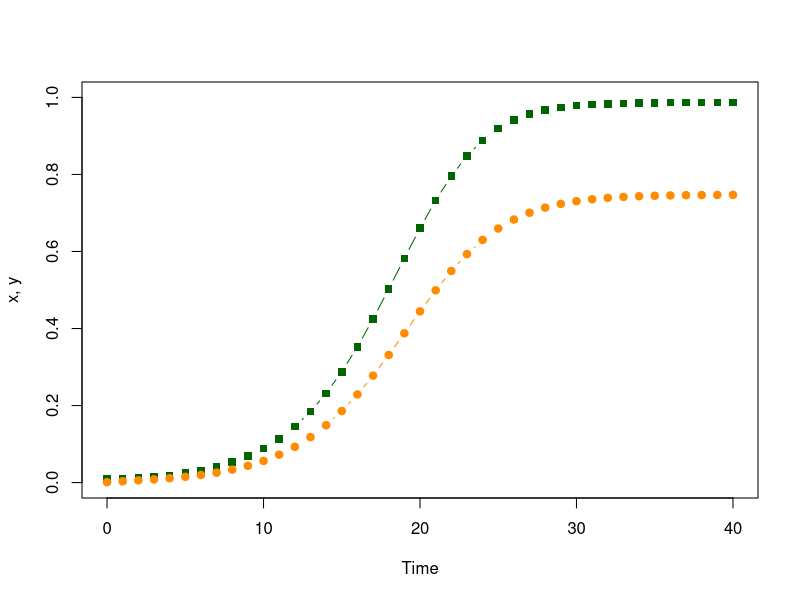
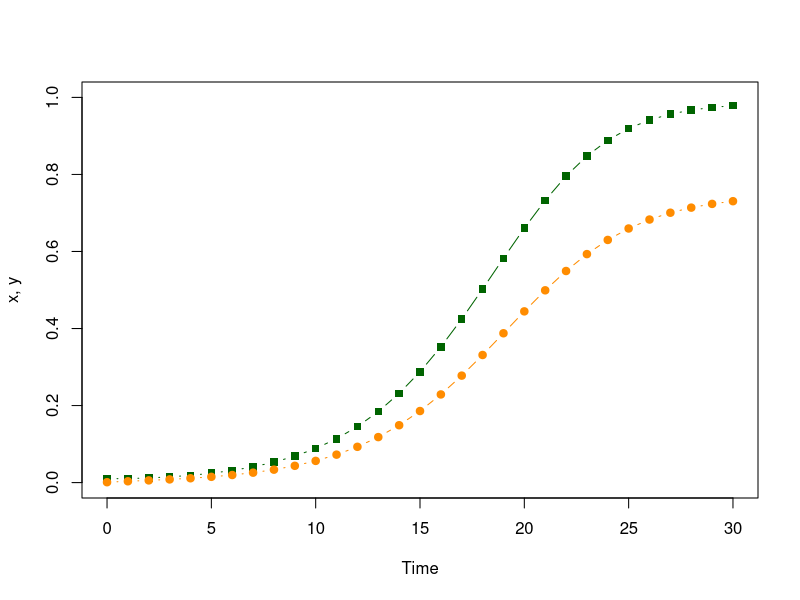
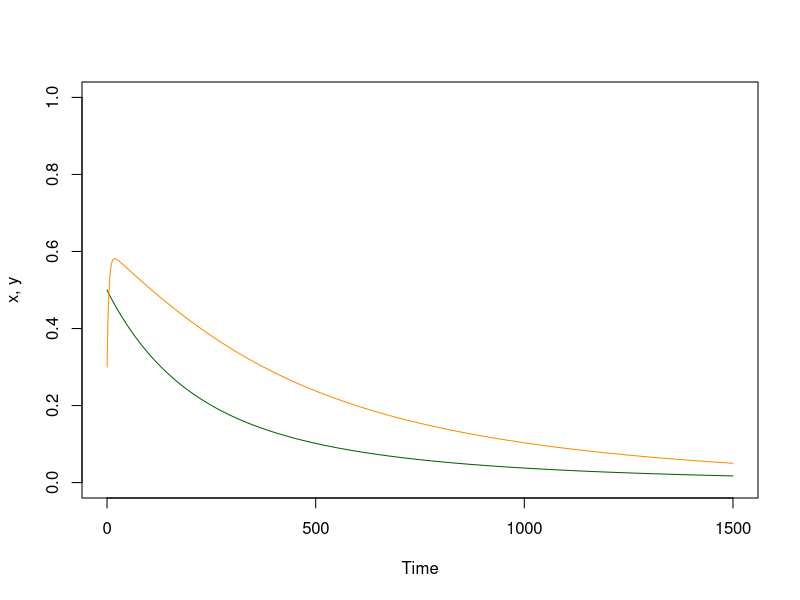
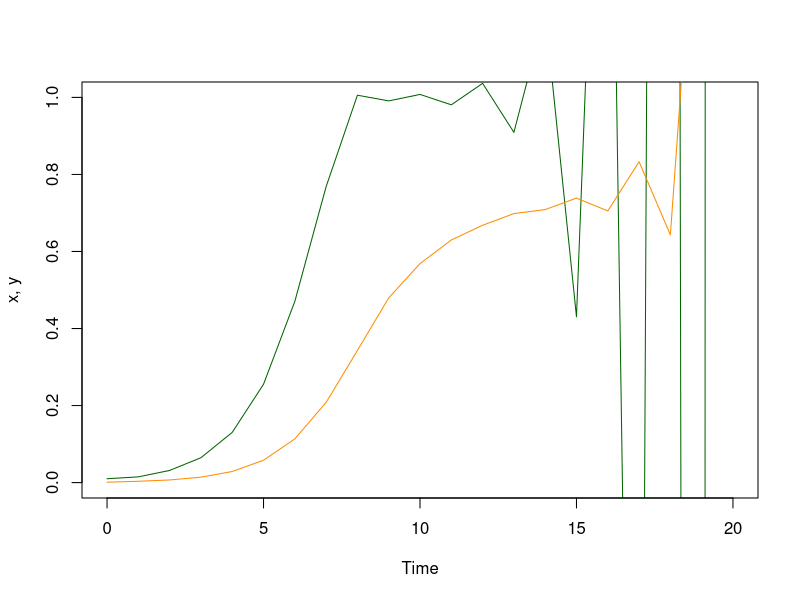
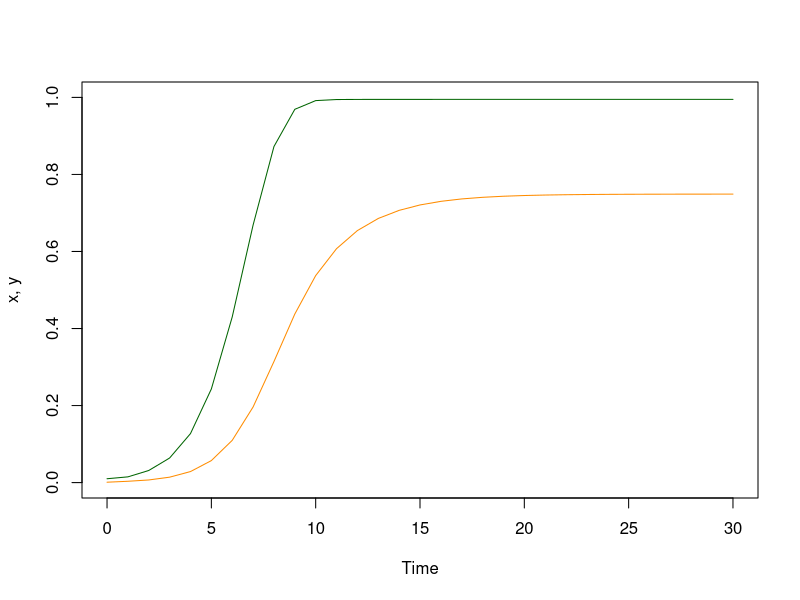

The R script that drew these images, in order:
## ---- chunk 1
# Initial Conditions, as a Named Vector
x0 = .01
y0 = .001
xy = c(x=x0, y=y0)
## ---- chunk 2
# The Parameters, as a Named Vector
par = list(
  s = 1/200, # The fraction of infections that clear each day
  u = 1/12,  # The fraction of mosquitoes that die each day
  a = 1/4,   # The fraction of mosquitoes that blood feed on a human each day
  m = 2      # The number of mosquitoes per human
) 
## ---- chunk 3
dxy = function(xy, p){with(as.list(xy), with(p,{
  xn = x + m*a*y*(1-x) - s*x
  yn = y + a*x*(1-y) - u*y
  return(c(x=xn, y=yn))
}))}
## ---- chunk 4
# xy_t stores the values of the variables
xy_t = xy 
## ---- chunk 5
# Compute and store the values of the variables  
xy = dxy(xy, par)
xy_t = rbind(xy_t, xy)

# Print 
print(xy) 
## ---- chunk 6
# Iterate to compute the values as they change over time 
for(t in 2:40){
  xy = dxy(xy, par) 
  xy_t = rbind(xy_t, xy) 
} 
## ---- chunk 7
print(tail(xy_t, 3)) 
## ---- chunk 8
t=0:40
with(data.frame(xy_t),{
  plot(t, x, type = "b", ylim = c(0,1), col = "darkgreen", ylab = "x, y", xlab = "Time", pch=15)
  lines(t, y, type = "b", col = "darkorange", pch =19)
})
## ---- chunk 9
# The last value is still stored as xy
xy - dxy(xy, par)
## ---- chunk 10
for(i in 41:140){
  xy = dxy(xy, par)
  xy_t = rbind(xy_t, xy) 
} 
xy - dxy(xy, par)
## ---- chunk 11
# Compute the steady state 
find_eq = function(par){with(par,{
  xx = (m*a^2 - s*u)/ (m*a^2 + s*a)
  yy = a*xx/(u+a*xx) 
  c(x=xx,y=yy)
})}
## ---- chunk 12
xy 
find_eq(par) 
## ---- chunk 13
sum(abs(xy - find_eq(par))) 
## ---- chunk 14
sum(abs(xy - find_eq(par))) < 1e-7
## ---- chunk 15
solve_dxy = function(pars, x0=.01, y0 = 0.001, tmax=100){
   xy = c(x=x0, y=y0) 
   xy_t = xy 
   for(t in 1:tmax){
     xy = dxy(xy, pars)
     xy_t = rbind(xy_t, xy)
   }
   return(list(t=0:tmax, x=xy_t[,1], y = xy_t[,2])) 
}
## ---- chunk 16
plot_xy = function(xy_t, add_points = FALSE){with(xy_t,{
  llty = "l"
  if(add_points == TRUE) llty = "b"
  plot(t, x, type = llty, ylim = c(0,1), col = "darkgreen", ylab = "x, y", xlab = "Time", pch=15)
  lines(t, y, type = llty, col = "darkorange", pch =19)
})}
## ---- chunk 17
plot_xy(solve_dxy(par, tmax=30), add_points=TRUE) 
## ---- chunk 18
par1 = par
par1$m = 0.005
find_eq(par1)
## ---- chunk 19
plot_xy(solve_dxy(par1, x0 = .5, y0=.3, tmax=1500)) 
## ---- chunk 20
m_crit = with(par, s*u/a^2)
m_crit 
## ---- chunk 21
par2 = par
par2$m = m_crit
find_eq(par2)
## ---- chunk 22
par3 = par
par3$m = 20 
plot_xy(solve_dxy(par3, x0 = .01, y0=.001, tmax=20)) 
## ---- chunk 23
dxy_1 = function(xy, p){with(as.list(xy), with(p,{
  xn = x + (1-exp(-m*a*y))*(1-x) - s*x
  yn = y + a*x*(1-y) - u*y
  return(c(x=xn, y=yn))
}))}
## ---- chunk 24
solve_dxy1 = function(pars, x0=.01, y0 = 0.001, tmax=100){
   xy = c(x=x0, y=y0) 
   xy_t = xy 
   for(t in 1:tmax){
     xy = dxy_1(xy, pars)
     xy_t = rbind(xy_t, xy)
   }
   return(list(t=0:tmax, x=xy_t[,1], y = xy_t[,2])) 
}
## ---- chunk 25
plot_xy(solve_dxy1(par3, x0 = .01, y0=.001, tmax=30)) 
